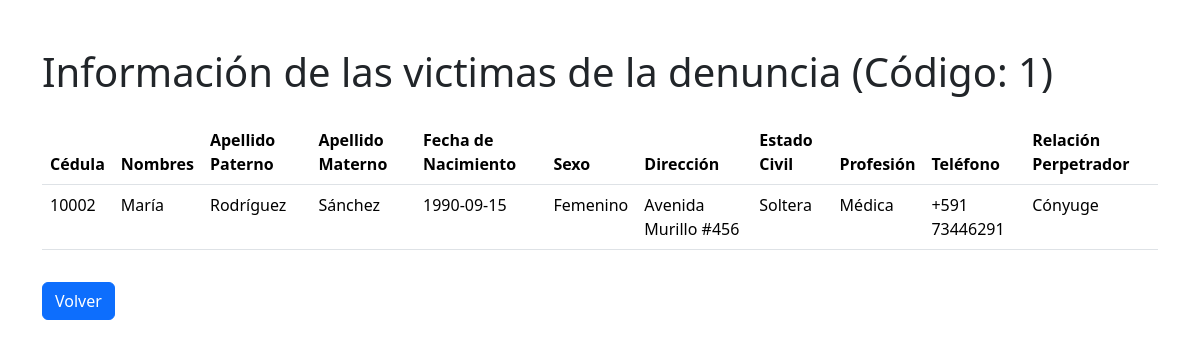
Page /controlador/victimaInformacion.php?cod=1 (signed in) on the committed database.
### tables this page shows
CREATE TABLE `victima` (
  `ci` int(11) NOT NULL,
  `relacion_perpetrador` varchar(70) DEFAULT NULL,
  `codDenuncia` int(11) DEFAULT NULL
);

CREATE TABLE `persona` (
  `ci` int(11) NOT NULL,
  `nombre` varchar(20) DEFAULT NULL,
  `apePaterno` varchar(20) DEFAULT NULL,
  `apeMaterno` varchar(20) DEFAULT NULL,
  `fechaNaci` date DEFAULT NULL,
  `sexo` varchar(20) DEFAULT NULL,
  `direccion` varchar(90) DEFAULT NULL,
  `estado_civil` varchar(20) DEFAULT NULL,
  `profesion` varchar(40) DEFAULT NULL,
  `telefono` varchar(40) DEFAULT NULL
);

### controlador/victimaInformacion.php (called while the page is built, shortened)
<?php
$cod = $_GET['cod'];
include("../modelo/VictimaClase.php");
include("../modelo/PersonaClase.php");
$carVictima=new Victima("","",$cod);
$resVictima = $carVictima->lista_especifica_denuncia();
include("../vista/Reporte_denuncias/VictimaInformacion.php");
?>

### modelo/VictimaClase.php (called while the page is built, shortened)
<?php
class Victima{
    private $codDenuncia;
    public function lista_especifica_denuncia(){
        $db=new Conexion();
        $sql=$db->query("SELECT * FROM victima where codDenuncia=$this->codDenuncia");
        return ($sql);
    }
    public function setCodDenuncia($codDenuncia){
        $this->codDenuncia=$codDenuncia;
    }
}
?>

### modelo/PersonaClase.php (called while the page is built, shortened)
<?php
class Persona{
    private $ci;
    public function lista(){
        $db=new Conexion();
        $sql=$db->query("SELECT * FROM persona");
        return ($sql);
    }public function lista_especifica(){
        $db=new Conexion();
        $sql=$db->query("SELECT * FROM persona where ci=$this->ci");
        return ($sql);
    }
    public function setCi($ci) {
        $this->ci = $ci;
    }
}
?>

### vista/Reporte_denuncias/VictimaInformacion.php (the view, shortened to what this page needs)
<!DOCTYPE html>
<html lang="en">
<head>
    <link href="https://cdn.jsdelivr.net/npm/bootstrap@5.3.1/dist/css/bootstrap.min.css" rel="stylesheet">
</head>
<body>
<div class="container">
    <h1 class="mt-5">Información de las victimas de la denuncia (Código: <?php echo $cod; ?>)</h1>
    <?php
    if ($resVictima->num_rows > 0) {
        echo '<table class="table mt-4">';
        echo '<thead class="thead-dark">';
        echo '<tr>';
        echo '<th scope="col">Cédula</th>';
        echo '<th scope="col">Nombres</th>';
        echo '<th scope="col">Apellido Paterno</th>';
        echo '<th scope="col">Apellido Materno</th>';
        echo '<th scope="col">Fecha de Nacimiento</th>';
        echo '<th scope="col">Sexo</th>';
        echo '<th scope="col">Dirección</th>';
        echo '<th scope="col">Estado Civil</th>';
        echo '<th scope="col">Profesión</th>';
        echo '<th scope="col">Teléfono</th>';
        echo '<th scope="col">Relación Perpetrador</th>';
        echo '</tr>';
        echo '</thead>';
        echo '<tbody>';
        while ($rowVictima = $resVictima->fetch_assoc()) {
            $ci = $rowVictima['ci'];
            $carPer = new Persona($ci, "", "", "", "","","","","","");
            $resPer = $carPer->lista_especifica();
            $regPer = $resPer->fetch_assoc();
            $nombres = $regPer['nombre'];
            $apellidoP = $regPer['apePaterno'];
            $apellidoM = $regPer['apeMaterno'];
            $fechaNacimiento = $regPer['fechaNaci'];
            $sexo = $regPer['sexo'];
            $direccion = $regPer['direccion'];
            $estadoCivil = $regPer['estado_civil'];
            $profesion = $regPer['profesion'];
            $telefono = $regPer['telefono'];
            $relacion = $rowVictima['relacion_perpetrador'];
            echo '<tr>';
            echo '<td>' . $ci . '</td>';
            echo '<td>' . $nombres . '</td>';
            echo '<td>' . $apellidoP . '</td>';
            echo '<td>' . $apellidoM . '</td>';
            echo '<td>' . $fechaNacimiento . '</td>';
            echo '<td>' . $sexo . '</td>';
            echo '<td>' . $direccion . '</td>';
            echo '<td>' . $estadoCivil . '</td>';
            echo '<td>' . $profesion . '</td>';
            echo '<td>' . $telefono . '</td>';
            echo '<td>' . $relacion . '</td>';
            echo '</tr>';
        }
        echo '</tbody>';
        echo '</table>';
    } else {
        echo "<div style='text-align: center;' class='alert alert-danger' role='alert'>";
        echo "<h3>No se encontraron victimas</h3></div>";
    }
    ?>
    <button type="button" class="btn btn-primary mt-3" onclick="window.location.href='../controlador/denunciaLista.php'">Volver</button>
</div>
</body>
</html>

### rows in the picture
victima: ci "10002", ci.nombre "María", ci.apePaterno "Rodríguez", ci.apeMaterno "Sánchez", ci.fechaNaci "1990-09-15", ci.sexo "Femenino", ci.direccion "Avenida Murillo #456", ci.estado_civil "Soltera", ci.profesion "Médica", ci.telefono "+591 73446291", relacion_perpetrador "Cónyuge"

### other values in the picture
$cod "1"
